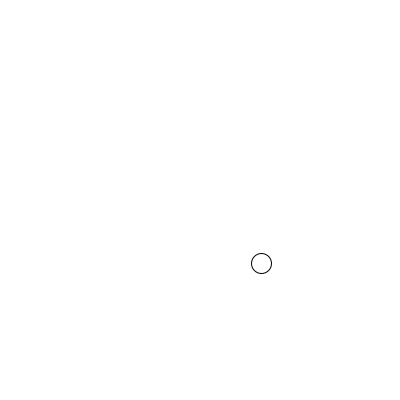
Frame 1 (no input)
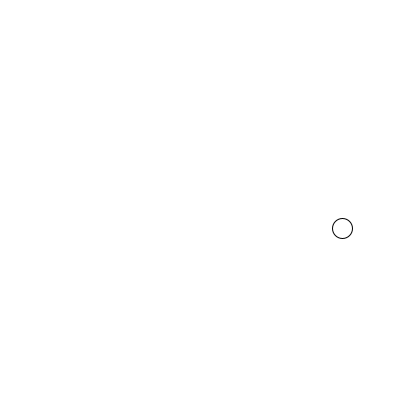
Frame 60 (the mouse pressed at the canvas centre just before this capture)
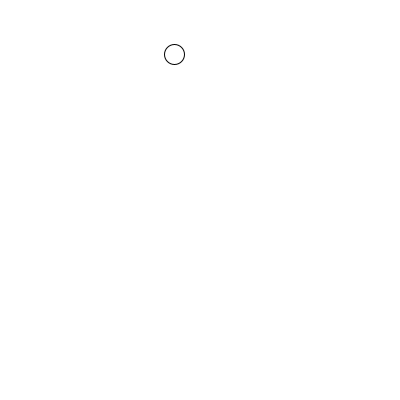
Frame 120 (the mouse held since frame 60 and released just before this capture)

The Processing sketch that drew these frames (run headless with seeded random() and noise(); from frame 60 on, the mouse is pressed at the canvas centre):

// Processing sketch: TP01PMDVJ_punto13_2
// ── TP01PMDVJ_punto13_2.pde
PVector posPelota;
PVector velPelota;
float tamPelota = 20;
float piso;

void setup() {
  size(400, 400);
  float anx= random(0,height);
  posPelota = new PVector(anx, anx);
  velPelota = new PVector(3, 5);
  piso = height;
}

void draw() {
  background(255);
  
 
  posPelota.add(velPelota);
  if(posPelota.x+tamPelota/2 > width ){
    PVector vN = new PVector(-1, 0);
    
    float pp = velPelota.dot(vN);//producto Punto  vector noraml de suelo y vector de velocidad
    
    PVector resRefle = PVector.sub(velPelota, PVector.mult(vN, 2 * pp));
    
    velPelota.set(resRefle);
  }
  if (posPelota.y + tamPelota / 2 >= piso) {
    PVector vN = new PVector(0, -1);
    
    float pp = velPelota.dot(vN);
    
    PVector resRefle = PVector.sub(velPelota, PVector.mult(vN, 2 * pp));
    
    velPelota.set(resRefle);
  }
  
  if (posPelota.y + tamPelota / 2 <= 0) {
    PVector vN = new PVector(0, 1);
    
    float pp = velPelota.dot(vN);
    
    PVector resRefle = PVector.sub(velPelota, PVector.mult(vN, 2 * pp));
    
    velPelota.set(resRefle);
  }
  if (posPelota.y + tamPelota / 2 <= 0) {
    PVector vN = new PVector(1,0.5);
    
    float pp = velPelota.dot(vN);
    
    // Calcular la reflexión de la velocidad de la pelota
    PVector resRefle = PVector.sub(velPelota, PVector.mult(vN, 2 * pp));
        velPelota.set(resRefle);
  } 
  if (posPelota.x + tamPelota / 2 <= 0) {
    
    PVector vN = new PVector(1,-0.0005);//
    
    float pp = velPelota.dot(vN);
    
    
    PVector resRefle = PVector.sub(velPelota, PVector.mult(vN, 2 * pp));
    
    
    velPelota.set(resRefle);
  }
   
  
  ellipse(posPelota.x, posPelota.y, tamPelota, tamPelota);
}
